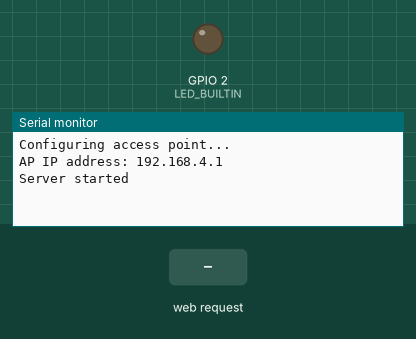
Bench run of a sketch on a simulated ESP32. Shown: output pins drawn as LEDs (lit = HIGH), the last lines printed to the serial monitor. Inputs (shaded band) come from the test bench.

Above: at 1.2 s.
1.3 s: HTTP request GET /H received
At 2.1 s:
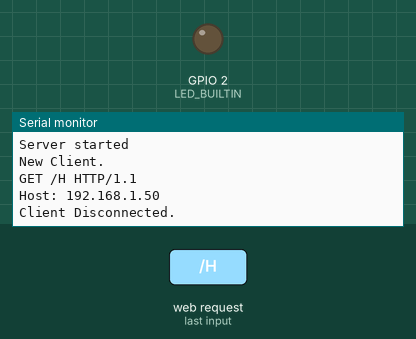
2.8 s: HTTP request GET /L received
At 3.2 s:
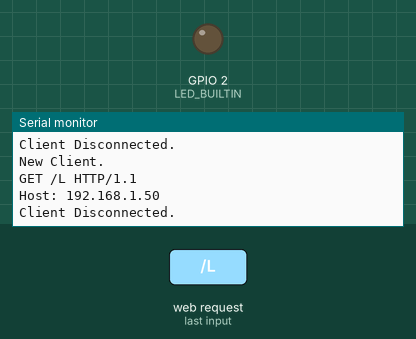

The sketch:

WiFi_AP.ino
```cpp
#include <WiFi.h>
#include <NetworkClient.h>
#include <WiFiAP.h>

#define led 12

const char *ssid = "AAA";
const char *password = "90iojknm";

NetworkServer server(80);

void setup() {
  pinMode(LED_BUILTIN, OUTPUT);

  Serial.begin(115200);
  Serial.println();
  Serial.println("Configuring access point...");

  if (!WiFi.softAP(ssid, password)) {
    log_e("Soft AP creation failed.");
    while (1);
  }
  IPAddress myIP = WiFi.softAPIP();
  Serial.print("AP IP address: ");
  Serial.println(myIP);
  server.begin();

  Serial.println("Server started");
}

void loop() {
  NetworkClient client = server.accept();

  if (client) {
    Serial.println("New Client.");
    String currentLine = "";
    while (client.connected()) {
      if (client.available()) {
        char c = client.read();
        Serial.write(c);
        if (c == '\n') {

          if (currentLine.length() == 0) {

            client.println("HTTP/1.1 200 OK");
            client.println("Content-type:text/html");
            client.println();

            client.print("Click <a href=\"/H\">here</a> to turn ON the LED.<br>");
            client.print("Click <a href=\"/L\">here</a> to turn OFF the LED.<br>");

            client.println();

            break;
          } else {
            currentLine = "";
          }
        } else if (c != '\r') {
          currentLine += c;
        }


        if (currentLine.endsWith("GET /H")) {
          digitalWrite(led, HIGH);
        }
        if (currentLine.endsWith("GET /L")) {
          digitalWrite(led, LOW);
        }
      }
    }

    client.stop();
    Serial.println("Client Disconnected.");
  }
}
```

Measured:
- after the input at 1.3 s, the serial monitor: prints a new line at once (image 1)
- after the input at 2.8 s, the serial monitor: prints a new line at once (image 2)
